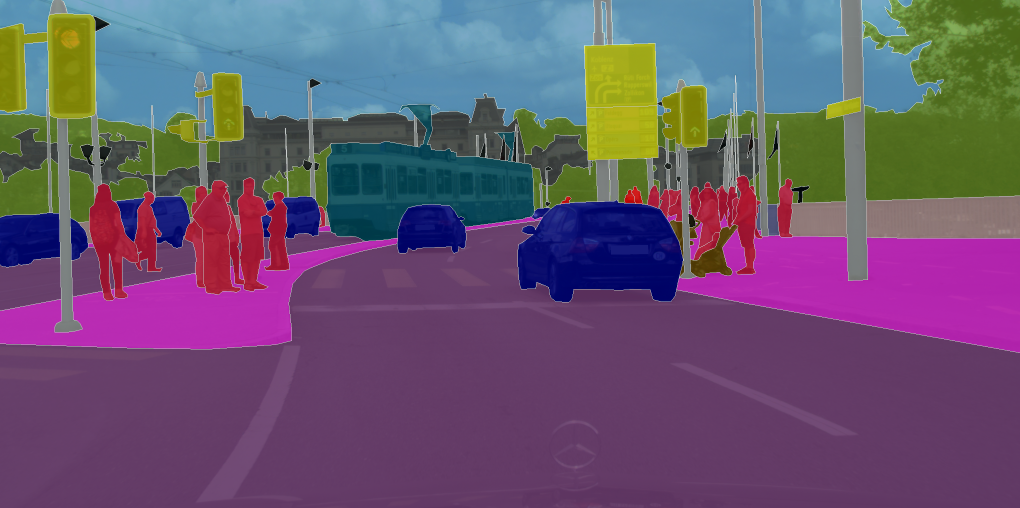
#> input picture zuerich00.png, 2040 x 1016 px (shown at 1/2 size)
$ python -i norm2fisheye.py   (imports and definitions only)
#> lines starting #> are read from the running program, lines starting #| are printed output that depends on the picture
#> further down, picture is the input picture: shape (1016, 2040, 3); mean B, G, R 111, 84.6, 103.5
import cv2
import numpy as np
import time
import sys
import tkinter as tk

# np.set_printoptions(threshold=sys.maxsize)

class fisheye(object):
    def __init__(self,img) -> None:
        self.img = img
        self.fimg = None
        para = []
        self.w,self.h=img.shape[1],img.shape[0]
#> self.w = 2040; self.h = 1016
        try:
            with open("para.txt","r") as f:
                for line in f:
                    line=line.replace('\n','')
                    para.append(line)
                self.pitch = float(para[0])
                self.yaw= float(para[1])
                self.trans_x=float(para[2])
                self.trans_y=float(para[3])
                self.f0 = int(para[4])
                self.zoom = int(para[5])
                self.position_y = float(para[6])
                self.position_x = float(para[7])
                self.size_x = int(para[8])
                self.size_y = int(para[9])
                self.model = int(para[10])


        except:
            print("no exiting para.txt")
            self.pitch = -0.6
            self.yaw=0
            self.trans_x=1
            self.trans_y=1
            self.f0 = 1400
            self.zoom = 1
            self.position_y = 1
            self.position_x = 1
            self.size_x = 400
            self.size_y = 350
            self.model=1


    # [124 lines left out: function adjust, not called in this run]

    def norm2fisheye(self):
        if self.model==1:
            self.model1()
        elif self.model==2:
            self.model2()
        elif self.model==3:
            self.model3()

    def model1(self):
        # Orthographic
        fc = int(self.zoom*350/np.sin(np.arctan(self.w/(2*self.f0))))
#> fc = 594
        img= self.img
        trans_x = self.trans_x
        trans_y = self.trans_y
        yaw = self.yaw
        pitch = self.pitch #pitch angle of fisheye camera
        f0 = self.f0 #f0 gets bigger, distortion gets smaller
        # fc = self.fc #fisheye focal length
        rx = self.size_x #image size
        ry = self.size_y

        ##build the transform map
        u=np.linspace(0,2*rx,2*rx)
        v=np.linspace(0,2*ry,2*ry)
        udst,vdst = np.meshgrid(u,v)
        v,u = vdst-self.position_y*ry+fc*np.sin(pitch)+450*fc*(1-trans_y)/f0 ,\
            udst-self.position_x*rx+fc*np.sin(yaw)+800*fc*(1-trans_x)/f0 #get proxy

        # rotate the fisheye sphere
        r1 = np.sqrt(fc**2-u**2)
        yc = r1*np.sin(np.arcsin(v/r1)-pitch)

        r1 = np.sqrt(fc**2-yc**2)
        filter2 = np.arcsin(u/r1)-yaw
        # filter2[filter2>np.pi/2]=None
        # filter2[filter2<-np.pi/2]=None
        xc = r1*np.sin(filter2)
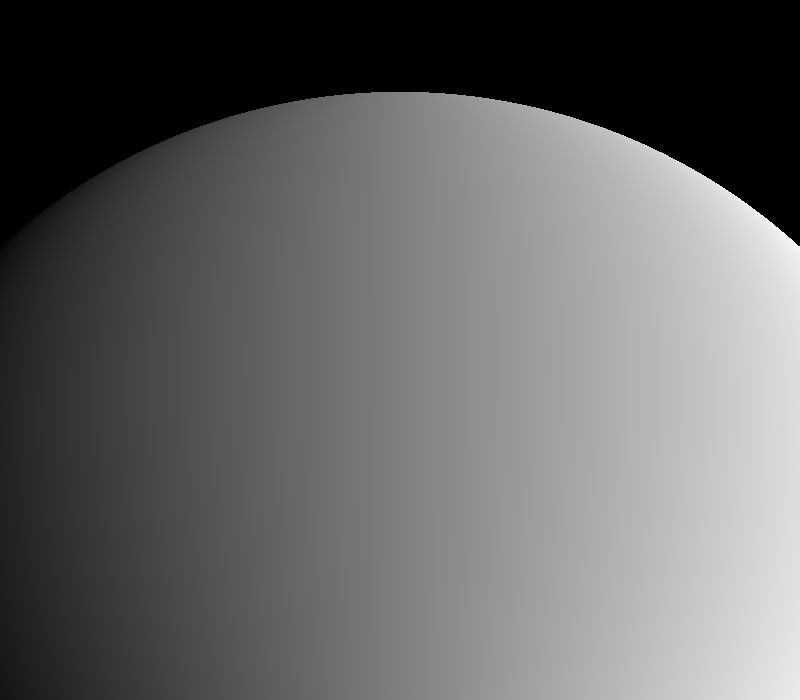
#> filter2: shape (700, 800) float64; 20.06% of the values are NaN or infinite; the others: min -1, max 1, mean 3.97e-17; drawn with min black, max white, NaN and infinite black

        # convert the proxy into raw image
        r = np.sqrt(xc**2+yc**2)
        r0 = f0*np.tan(np.arcsin(r/fc))
        p_theta = np.arctan2(yc,xc)
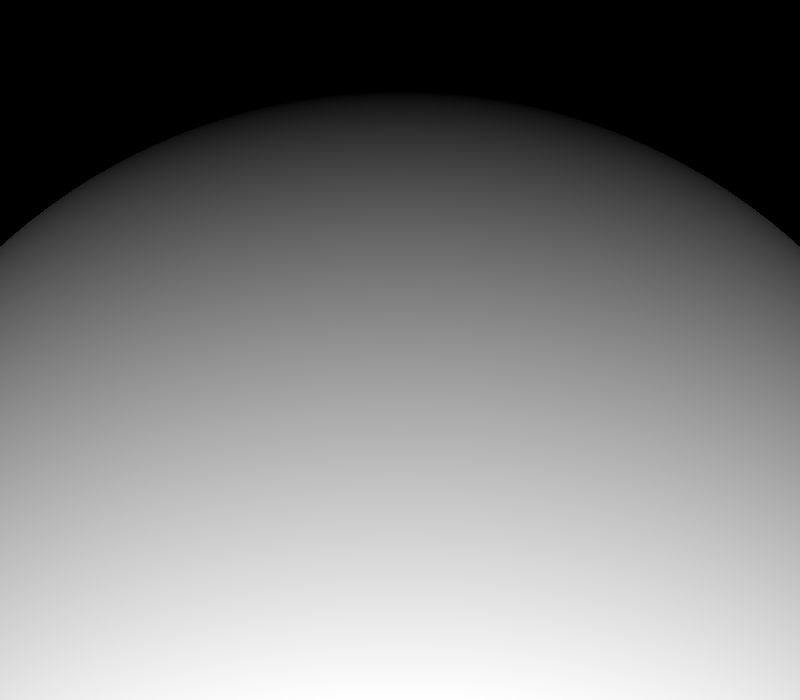
#> yc: shape (700, 800) float64; 20.06% of the values are NaN or infinite; the others: min -485.4, max 347.3, mean 24.93; drawn with min black, max white, NaN and infinite black
        x,y = r0*np.cos(p_theta),r0*np.sin(p_theta)
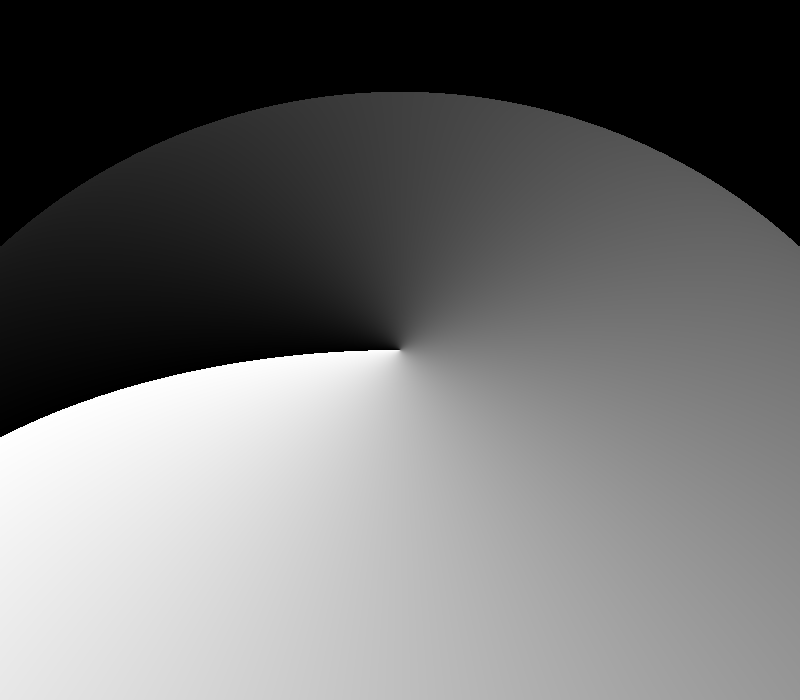
#> p_theta: shape (700, 800) float64; 20.06% of the values are NaN or infinite; the others: min -3.14, max 3.14, mean 0.24; drawn with min black, max white, NaN and infinite black

        map_x = x+self.w/2*trans_x
        map_y = y+self.h/2*trans_y
        map_y = np.array(map_y,dtype=np.float32)
        map_x = np.array(map_x,dtype=np.float32)

        #transform
        self.fimg = cv2.remap(img,map_x,map_y,cv2.INTER_LINEAR)
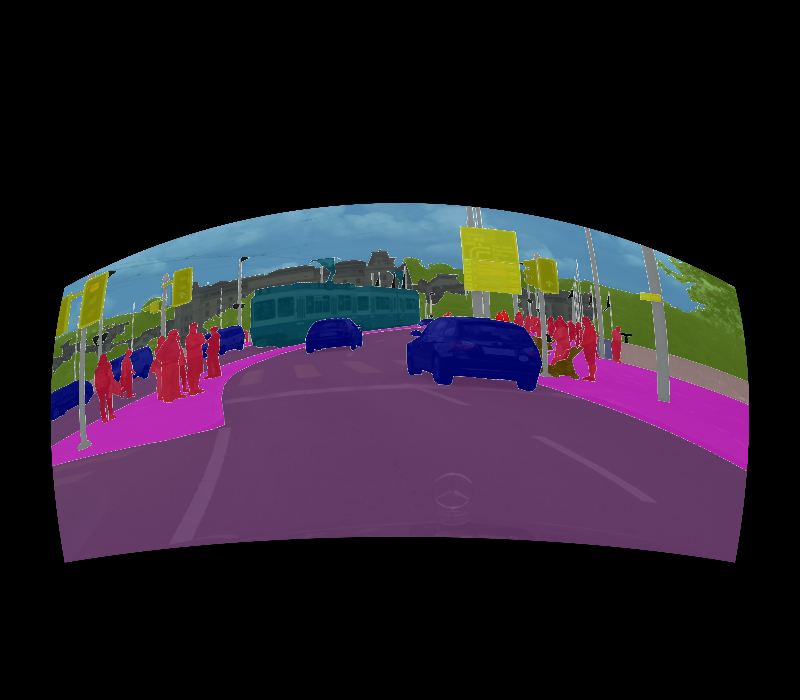
#> self.fimg: shape (700, 800, 3); mean B, G, R 42.6, 30.5, 39.4

    # [113 lines left out: functions model2, model3, not called in this run]


# [4 lines not run here, left out]

>>> import cv2
>>> picture = cv2.imread('zuerich00.png')
>>> result = fisheye(picture).norm2fisheye()

$ run again, on 1_.png
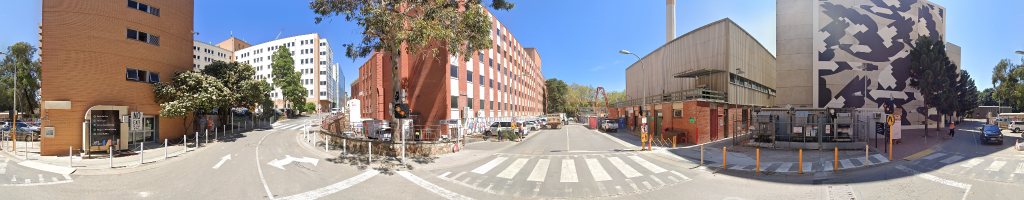
#> input picture 1_.png, 2048 x 400 px (shown at 1/2 size)
#> picture is the input picture: shape (400, 2048, 3); mean B, G, R 143.7, 142.4, 148.2
#> in model1, `self.fimg = cv2.remap(img,map_x,map_y,cv2.INTER_LINEAR)`:
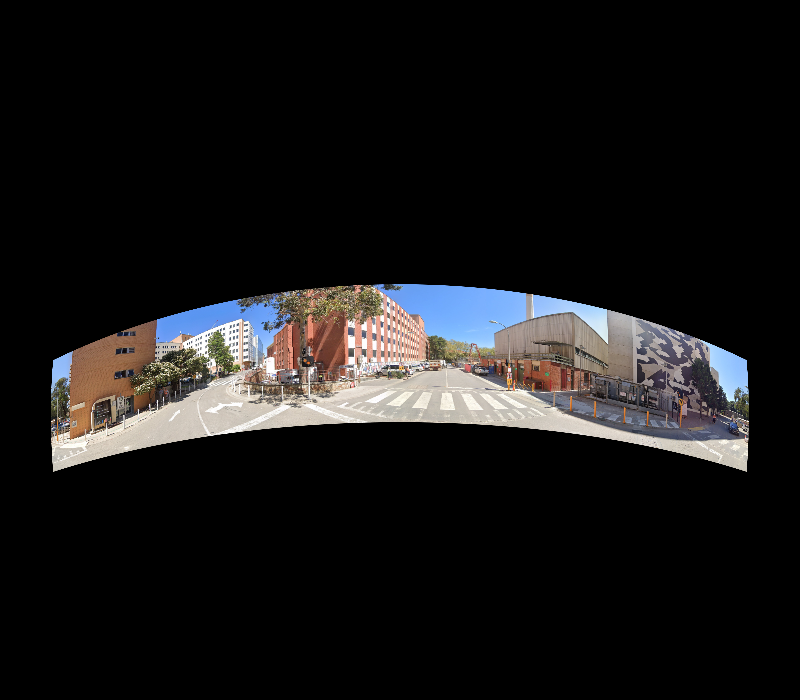
#> self.fimg: shape (700, 800, 3); mean B, G, R 23.6, 23.5, 24.5

$ run again, on tuebingen00.png
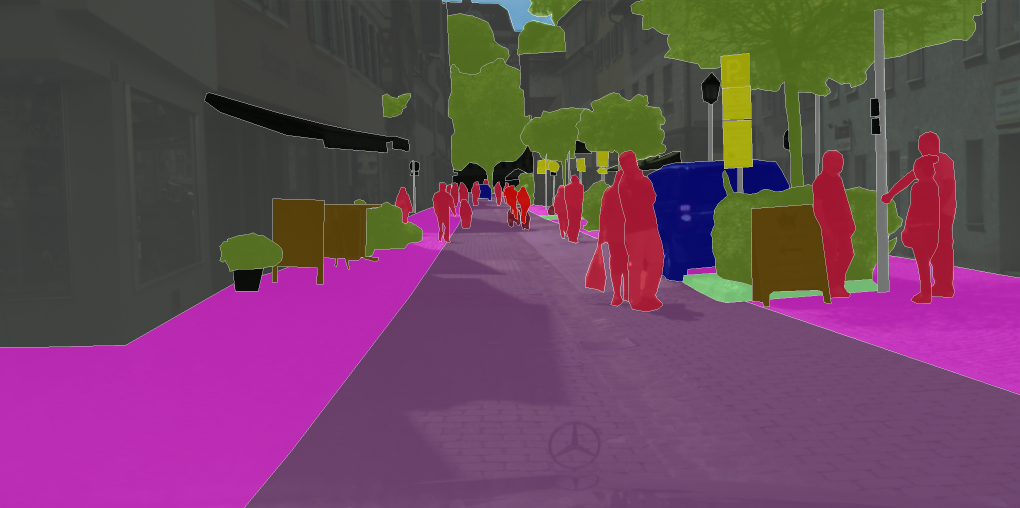
#> input picture tuebingen00.png, 2040 x 1016 px (shown at 1/2 size)
#> picture is the input picture: shape (1016, 2040, 3); mean B, G, R 93.4, 69.3, 106.1
#> in model1, `self.fimg = cv2.remap(img,map_x,map_y,cv2.INTER_LINEAR)`:
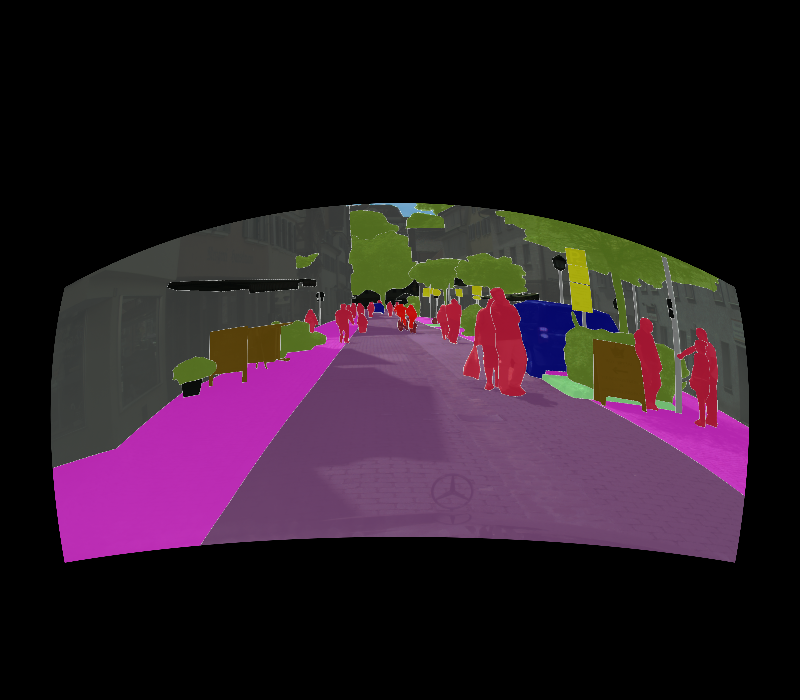
#> self.fimg: shape (700, 800, 3); mean B, G, R 37.4, 26.7, 42.3
